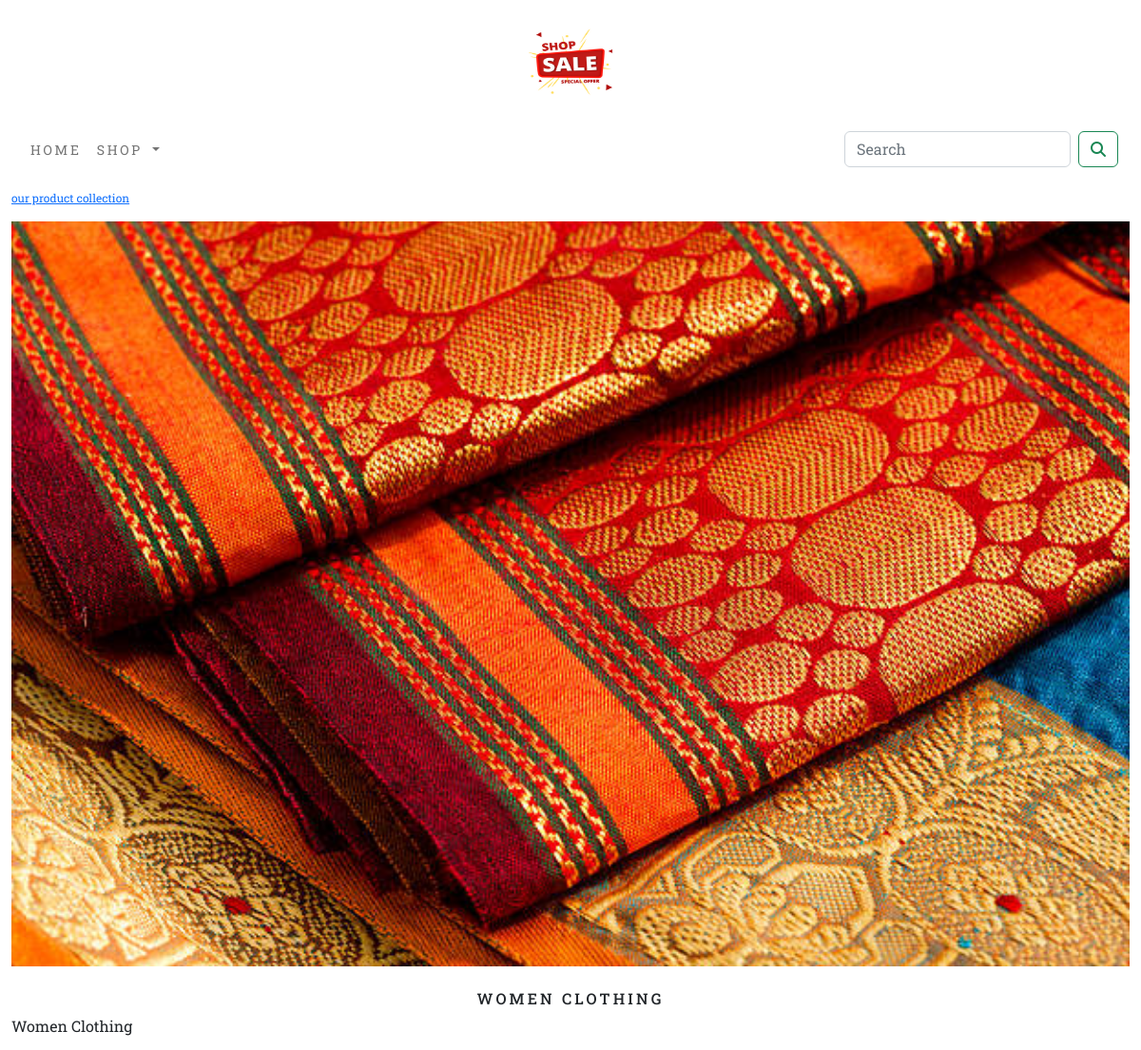
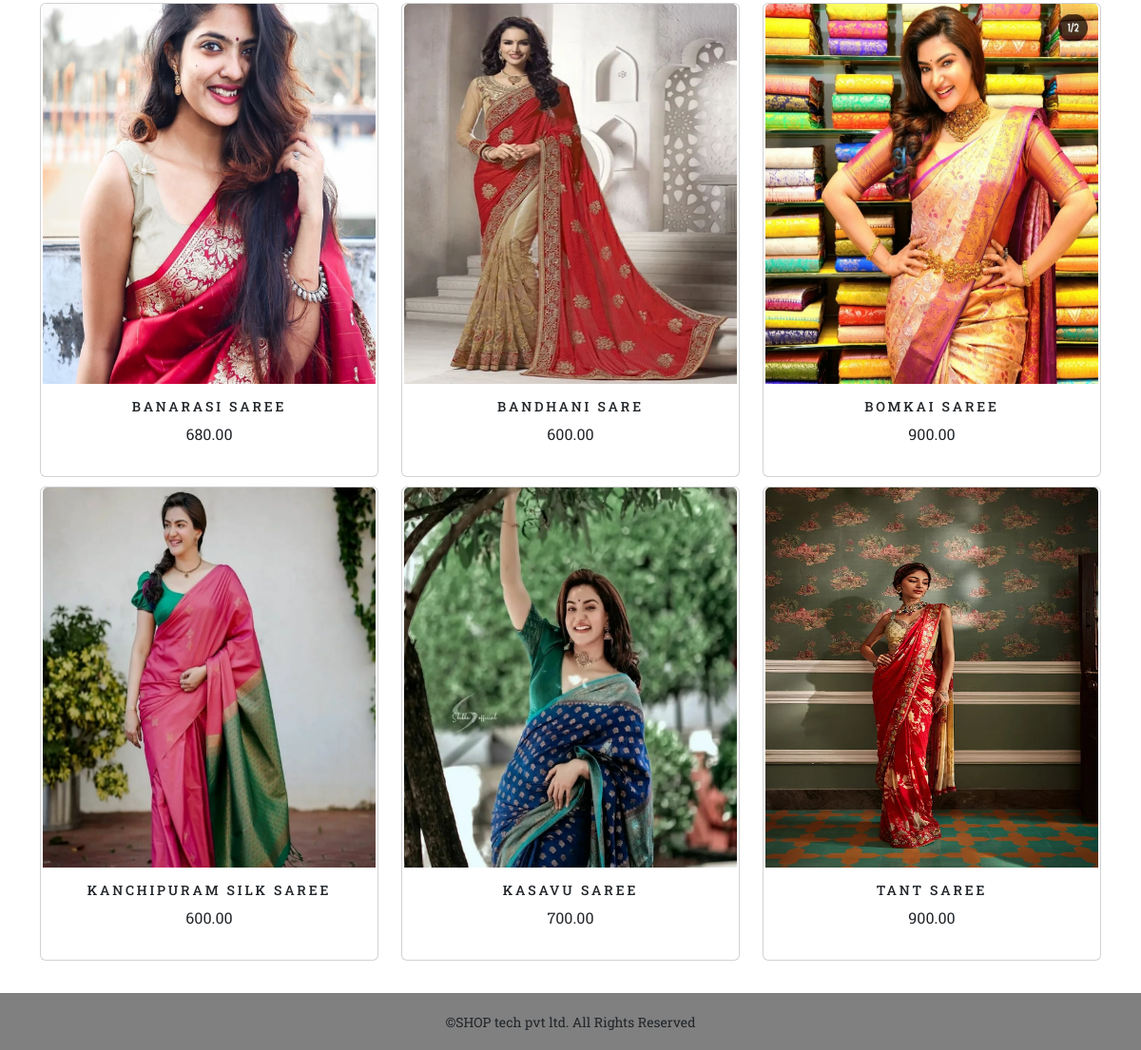
The app's page /shop/cotton-dress/ with its own data (2 pictures, top to bottom).
### shop/models.py (models this page shows, shortened)
class Category(models.Model):
    name=models.CharField(max_length=250,unique=True)
    slug=models.SlugField(max_length=250,unique=True)
    description=models.TextField(blank=True)
    image=models.ImageField(upload_to='category',blank=True)
    class Meta:
        ordering=('name',)
        verbose_name='category'
        verbose_name_plural='categories'
    def get_url(self):
            return reverse('shop:products_by_category', args=[self.slug])

class Product(models.Model):
    name=models.CharField(max_length=250,unique=True)
    slug=models.SlugField(max_length=250,unique=True)
    description=models.TextField(blank=True)
    price=models.DecimalField(max_digits=10,decimal_places=2)
    category=models.ForeignKey(Category,on_delete=models.CASCADE)
    image = models.ImageField(upload_to='product', blank=True)
    stock=models.IntegerField()
    available=models.BooleanField(default=True)
    created=models.DateTimeField(auto_now_add=True)
    updated=models.DateTimeField(auto_now=True)
    def get_url(self):
        return reverse('shop:prodCatdetail',args=[self.category.slug,self.slug])
    class Meta:
        ordering=('name',)
        verbose_name='product'
        verbose_name_plural='products'

### shop/views.py (the view)
# urls.py: path('', views.allProdCat, name='allProdCat'),
def allProdCat(request,c_slug=None):
    c_page=None
    product_list=None
    if c_slug != None:
        c_page=get_object_or_404(Category,slug=c_slug)
        product_list=Product.objects.all().filter(category=c_page,available=True)
    else:
        product_list=Product.objects.all().filter(available=True)
    paginator=Paginator(product_list,6)
    try:
        page=int(request.GET.get('page','1'))
    except:
        page=1
    try:
        products=paginator.page(page)
    except (EmptyPage,InvalidPage):
        products=paginator.page(paginator.num_pages)
    return render(request,'category.html',{'category':c_page,'products':products})

### cart/context_processors.py (called while the page is built)
def counter(request):
    item_count=0
    if 'admin' in request.path:
        return {}
    else:
        try:
            cart=Cart.objects.filter(cart_id=_cart_id(request))
            cart_items=CartItem.objects.all().filter(cart=cart[:1])
            for cart_item in cart_items:
                item_count += cart_item.quantity
        except Cart.DoesNotExist:
            item_count=0
    return dict(item_count=item_count)

### cart/views.py (called while the page is built)
def _cart_id(request):
    cart=request.session.session_key
    if not cart:
        cart=request.session.create()
    return cart

### shop/context_processors.py (called while the page is built)
def menu_links(request):
    links=Category.objects.all()
    return dict(links=links)

### templates/category.html (shortened to what this page needs)
{% extends 'base.html' %}
{% load static %}
{% block content %}
{% if category %}
    <div>
        <div class="row my_row_class">
            <div class="mx_auto">
            <p><a href="{% url 'shop:allProdCat' %}">our product collection</a> </p>
        </div>
            </div>
    </div>
{% endif %}
<div class="mx_auto">
    {% if category %}
    <img class="my_image" src="{{category.image.url}}" alt="{{category.name}}">
</div>
<br>
<div>
    <h1 class="text-center my_title">{{category.name}}</h1>
    <p class="text-justify">{{category.description}}</p>
</div>
    {% endif %}
<div class="container">
    <div class="row mx_auto">
        {% for product in products.object_list %}
        <div class="my_bottom_margin col-9 col-sm-12  col-md-4 xol-lg-4">
            <div class="card text-center" style="min-width:18rem;">
                <a href="{{product.get_url}}"><img class="card-img-top my_product_image" src="{{product.image.url}}" alt="{{product.name}}"> </a>
                <div class="card-body">
                    <h4>{{product.name}}</h4>
                    <p>{{product.price}}</p>
                </div>
            </div>
        </div>
        {% endfor %}
    </div>
    <br>
</div>
{% endblock %}

### static/css/custom.css (style rules this page uses)
body { font-family: 'Roboto Slab', serif; }
.my_row_class { padding-top:15px; }
.my_row_class .mx_auto { color : black; font-size : 12px; }
.my_image { width:100%; height : auto; }
.my_title { font-size : 16px; text-transform : uppercase; letter-spacing : .2em; }
.my_product_image { width:350px; height:400px; }
.my_bottom_margin { margin-bottom:10px; }
.card-body h4 { font-size:14px; text-transform : uppercase; letter-spacing:.2em; }

### records on screen
Category: image (picture), name "WOMEN CLOTHING", description "Women Clothing"
Product: image (picture), name "BANARASI SAREE", price "680.00"
Product: image (picture), name "BANDHANI SARE", price "600.00"
Product: image (picture), name "BOMKAI SAREE", price "900.00"
Product: image (picture), name "KANCHIPURAM SILK SAREE", price "600.00"
Product: image (picture), name "KASAVU SAREE", price "700.00"
Product: image (picture), name "TANT SAREE", price "900.00"
